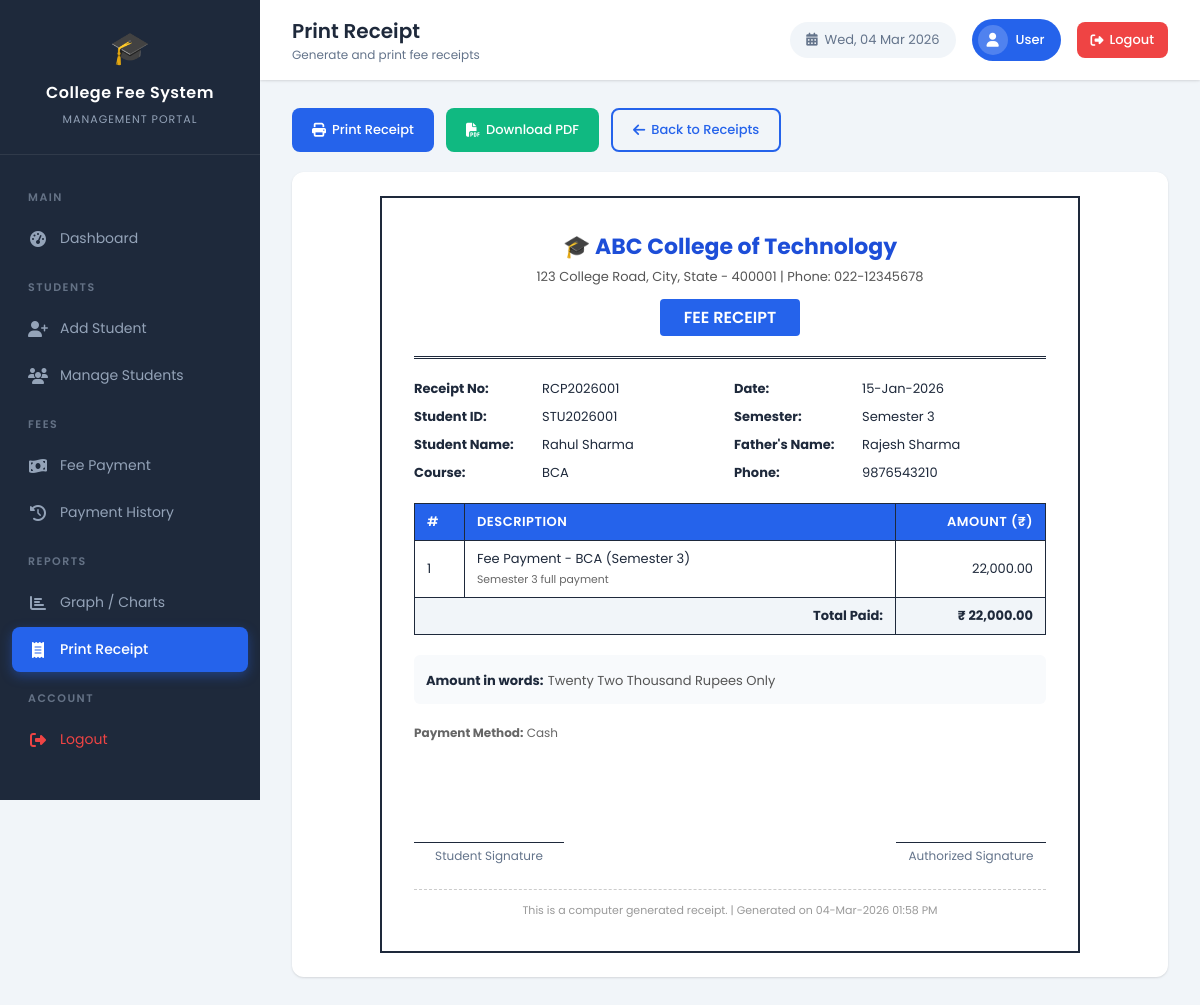
Page /receipt.php?receipt=RCP2026001 (signed in) on the committed database.
### tables this page shows
CREATE TABLE IF NOT EXISTS payments (
    id INT AUTO_INCREMENT PRIMARY KEY,
    student_id VARCHAR(20) NOT NULL,
    receipt_no VARCHAR(30) UNIQUE NOT NULL,
    amount DECIMAL(10,2) NOT NULL,
    payment_date DATE NOT NULL,
    payment_method ENUM('cash', 'online', 'cheque') DEFAULT 'cash',
    semester INT NOT NULL,
    remarks TEXT,
    created_at TIMESTAMP DEFAULT CURRENT_TIMESTAMP,
    FOREIGN KEY (student_id) REFERENCES students(student_id) ON DELETE CASCADE
);

CREATE TABLE IF NOT EXISTS students (
    id INT AUTO_INCREMENT PRIMARY KEY,
    student_id VARCHAR(20) UNIQUE NOT NULL,
    name VARCHAR(100) NOT NULL,
    father_name VARCHAR(100) NOT NULL,
    email VARCHAR(100),
    phone VARCHAR(20) NOT NULL,
    course VARCHAR(100) NOT NULL,
    semester INT NOT NULL DEFAULT 1,
    admission_date DATE NOT NULL,
    address TEXT,
    status ENUM('active', 'inactive') DEFAULT 'active',
    created_at TIMESTAMP DEFAULT CURRENT_TIMESTAMP,
    updated_at TIMESTAMP DEFAULT CURRENT_TIMESTAMP ON UPDATE CURRENT_TIMESTAMP
);

### config/database.php (called while the page is built, shortened)
<?php
function sanitize($conn, $data) {
    return $conn->real_escape_string(htmlspecialchars(trim($data)));
}
?>

### receipt.php (the view, shortened to what this page needs)
<?php
require_once 'config/database.php';
$payment = null;
if (isset($_GET['receipt'])) {
    $receipt_no = sanitize($conn, $_GET['receipt']);
    $result = $conn->query("
        SELECT p.*, s.name, s.father_name, s.course, s.phone, s.email, s.address
        FROM payments p
        JOIN students s ON p.student_id = s.student_id
        WHERE p.receipt_no = '$receipt_no'
    ");
    if ($result->num_rows > 0) {
        $payment = $result->fetch_assoc();
    }
}
$all_receipts = $conn->query("
    SELECT p.receipt_no, p.student_id, p.amount, p.payment_date, s.name
    FROM payments p
    JOIN students s ON p.student_id = s.student_id
    ORDER BY p.created_at DESC
");
?>
<!DOCTYPE html>
<html lang="en">
<head>
    <link rel="stylesheet" href="assets/css/style.css">
    <link rel="stylesheet" href="https://cdnjs.cloudflare.com/ajax/libs/font-awesome/6.4.0/css/all.min.css">
</head>
<body>
    <?php include 'includes/sidebar.php'; ?>
    <div class="main-content">
        <?php include 'includes/topbar.php'; ?>
        <div class="page-wrapper">
            <?php if(!$payment): ?>
            <div class="content-card animate-in">
                <div class="card-header">
                    <h3><i class="fas fa-receipt"></i> Select Receipt to Print</h3>
                </div>
                <div class="card-body">
                    <div class="form-group">
                        <label>Choose a Receipt</label>
                        <select class="form-control" onchange="if(this.value) window.location='?receipt='+this.value">
                            <option value="">-- Select Receipt --</option>
                            <?php while($r = $all_receipts->fetch_assoc()): ?>
                            <option value="<?php echo $r['receipt_no']; ?>">
                                <?php echo $r['receipt_no'] . ' - ' . htmlspecialchars($r['name']) . ' - ₹' . number_format($r['amount']) . ' (' . date('d M Y', strtotime($r['payment_date'])) . ')'; ?>
                            </option>
                            <?php endwhile; ?>
                        </select>
                    </div>
                </div>
            </div>
            <?php else: ?>
            <div class="no-print" style="margin-bottom:20px; display:flex; gap:12px;">
                <button onclick="window.print()" class="btn btn-primary">
                    <i class="fas fa-print"></i> Print Receipt
                </button>
                <a href="receipt_pdf.php?receipt=<?php echo htmlspecialchars($_GET['receipt']); ?>" target="_blank" class="btn btn-success">
                    <i class="fas fa-file-pdf"></i> Download PDF
                </a>
                <a href="receipt.php" class="btn btn-outline">
                    <i class="fas fa-arrow-left"></i> Back to Receipts
                </a>
            </div>
            <div class="content-card animate-in">
                <div class="card-body">
                    <div class="receipt-box" id="receiptBox">
                        <div class="receipt-header">
                            <h1>🎓 ABC College of Technology</h1>
                            <p style="font-size:13px;color:#555;">123 College Road, City, State - 400001 | Phone: 022-12345678</p>
                            <h3 style="margin-top:12px;background:var(--primary);color:white;display:inline-block;padding:6px 24px;border-radius:4px;">FEE RECEIPT</h3>
                        </div>
                        <div class="receipt-info">
                            <div class="info-row">
                                <strong>Receipt No:</strong>
                                <span><?php echo $payment['receipt_no']; ?></span>
                            </div>
                            <div class="info-row">
                                <strong>Date:</strong>
                                <span><?php echo date('d-M-Y', strtotime($payment['payment_date'])); ?></span>
                            </div>
                            <div class="info-row">
                                <strong>Student ID:</strong>
                                <span><?php echo $payment['student_id']; ?></span>
                            </div>
                            <div class="info-row">
                                <strong>Semester:</strong>
                                <span>Semester <?php echo $payment['semester']; ?></span>
                            </div>
                            <div class="info-row">
                                <strong>Student Name:</strong>
                                <span><?php echo htmlspecialchars($payment['name']); ?></span>
                            </div>
                            <div class="info-row">
                                <strong>Father's Name:</strong>
                                <span><?php echo htmlspecialchars($payment['father_name']); ?></span>
                            </div>
                            <div class="info-row">
                                <strong>Course:</strong>
                                <span><?php echo htmlspecialchars($payment['course']); ?></span>
                            </div>
                            <div class="info-row">
                                <strong>Phone:</strong>
                                <span><?php echo htmlspecialchars($payment['phone']); ?></span>
                            </div>
                        </div>
                        <table class="receipt-table">
                            <thead>
                                <tr>
                                    <th style="width:50px;">#</th>
                                    <th>Description</th>
                                    <th style="width:150px;text-align:right;">Amount (₹)</th>
                                </tr>
                            </thead>
                            <tbody>
                                <tr>
                                    <td>1</td>
                                    <td>Fee Payment - <?php echo htmlspecialchars($payment['course']); ?> (Semester <?php echo $payment['semester']; ?>)
                                        <?php if($payment['remarks']): ?>
                                        <br><small style="color:#666;"><?php echo htmlspecialchars($payment['remarks']); ?></small>
                                        <?php endif; ?>
                                    </td>
                                    <td style="text-align:right;"><?php echo number_format($payment['amount'], 2); ?></td>
                                </tr>
                            </tbody>
                            <tfoot>
                                <tr>
                                    <td colspan="2" style="text-align:right;"><strong>Total Paid:</strong></td>
                                    <td style="text-align:right;"><strong>₹ <?php echo number_format($payment['amount'], 2); ?></strong></td>
                                </tr>
                            </tfoot>
                        </table>
                        <div style="background:#f8fafc;padding:12px;border-radius:6px;margin-bottom:20px;">
                            <strong style="font-size:13px;">Amount in words:</strong>
                            <span style="font-size:13px;color:#555;" id="amountWords"></span>
                        </div>
                        <div style="font-size:12px;color:#666;margin-bottom:8px;">
                            <strong>Payment Method:</strong> <?php echo ucfirst($payment['payment_method']); ?>
                        </div>
                        <div class="receipt-footer">
                            <div class="sign-area">
                                <div class="line" style="margin-top:40px;">Student Signature</div>
                            </div>
                            <div class="sign-area">
                                <div class="line" style="margin-top:40px;">Authorized Signature</div>
                            </div>
                        </div>
                        <div style="text-align:center;margin-top:24px;padding-top:12px;border-top:1px dashed #ccc;font-size:11px;color:#999;">
                            This is a computer generated receipt. | Generated on <?php echo date('d-M-Y h:i A'); ?>
                        </div>
                    </div>
                </div>
            </div>
            <?php endif; ?>
        </div>
    </div>
</body>
</html>

### assets/css/style.css (style rules this page uses)
:root { --primary: #2563eb; --primary-light: #3b82f6; --primary-dark: #1d4ed8; --secondary: #0ea5e9; --sidebar-bg: #1e293b; --sidebar-hover: #334155; --sidebar-active: #2563eb; --white: #ffffff; --light-bg: #f1f5f9; --card-bg: #ffffff; --text-dark: #1e293b; --text-muted: #64748b; --text-light: #94a3b8; --border: #e2e8f0; --success: #10b981; --warning: #f59e0b; --danger: #ef4444; --info: #06b6d4; --purple: #8b5cf6; --pink: #ec4899; --shadow: 0 1px 3px rgba(0,0,0,0.08), 0 1px 2px rgba(0,0,0,0.06); --shadow-md: 0 4px 6px -1px rgba(0,0,0,0.1), 0 2px 4px -1px rgba(0,0,0,0.06); --shadow-lg: 0 10px 15px -3px rgba(0,0,0,0.1), 0 4px 6px -2px rgba(0,0,0,0.05); --radius: 12px; --radius-sm: 8px; --transition: all 0.3s ease; }
* { margin: 0; padding: 0; box-sizing: border-box; }
body { font-family: 'Poppins', sans-serif; background: var(--light-bg); color: var(--text-dark); display: flex; min-height: 100vh; }
a { text-decoration: none; color: inherit; }
.main-content { margin-left: 260px; flex: 1; min-height: 100vh; }
.page-wrapper { padding: 28px 32px; }
.content-card { background: var(--card-bg); border-radius: var(--radius); box-shadow: var(--shadow); margin-bottom: 24px; overflow: hidden; }
.content-card .card-body { padding: 24px; }
table { width: 100%; border-collapse: collapse; }
table thead th { background: var(--light-bg); padding: 12px 16px; text-align: left; font-size: 12px; font-weight: 600; text-transform: uppercase; letter-spacing: 0.5px; color: var(--text-muted); border-bottom: 2px solid var(--border); white-space: nowrap; }
table tbody td { padding: 12px 16px; font-size: 14px; border-bottom: 1px solid var(--border); color: var(--text-dark); }
table tbody tr:last-child td { border-bottom: none; }
.btn { display: inline-flex; align-items: center; gap: 6px; padding: 10px 20px; border: none; border-radius: var(--radius-sm); font-size: 13px; font-weight: 500; cursor: pointer; transition: var(--transition); font-family: 'Poppins', sans-serif; text-decoration: none; }
.btn i { font-size: 14px; }
.btn-primary { background: var(--primary); color: var(--white); }
.btn-success { background: var(--success); color: var(--white); }
.btn-outline { background: transparent; border: 2px solid var(--primary); color: var(--primary); }
.receipt-box { max-width: 700px; margin: 0 auto; background: var(--white); border: 2px solid var(--text-dark); padding: 32px; }
.receipt-header { text-align: center; border-bottom: 3px double var(--text-dark); padding-bottom: 16px; margin-bottom: 20px; }
.receipt-header h1 { font-size: 22px; color: var(--primary-dark); margin-bottom: 4px; }
.receipt-header h3 { font-size: 16px; font-weight: 600; margin-bottom: 4px; }
.receipt-header p { font-size: 12px; color: var(--text-muted); }
.receipt-info { display: grid; grid-template-columns: 1fr 1fr; gap: 8px; margin-bottom: 20px; font-size: 13px; }
.receipt-info .info-row { display: flex; gap: 8px; }
.receipt-info .info-row strong { min-width: 120px; color: var(--text-dark); }
.receipt-table { width: 100%; border-collapse: collapse; margin-bottom: 20px; }
.receipt-table th, .receipt-table td { border: 1px solid var(--text-dark); padding: 8px 12px; font-size: 13px; }
.receipt-table th { background: var(--primary); color: var(--white); text-align: left; }
.receipt-table tfoot td { font-weight: 700; background: var(--light-bg); }
.receipt-footer { display: flex; justify-content: space-between; margin-top: 40px; padding-top: 20px; }
.receipt-footer .sign-area { text-align: center; min-width: 150px; }
.receipt-footer .sign-area .line { border-top: 1px solid var(--text-dark); padding-top: 4px; font-size: 12px; color: var(--text-muted); }
.animate-in { animation: fadeInUp 0.4s ease forwards; }

### rows in the picture
payments: receipt_no "RCP2026001", payment_date "15-Jan-2026", student "STU2026001", semester "3", students.name "Rahul Sharma", students.father_name "Rajesh Sharma", students.course "BCA", students.phone "9876543210", remarks "Semester 3 full payment", amount "22,000.00", payment_method "Cash"

### other values in the picture
$page_title "Print Receipt"
$page_subtitle "Generate and print fee receipts"
$_SESSION['admin_user'] "User"
